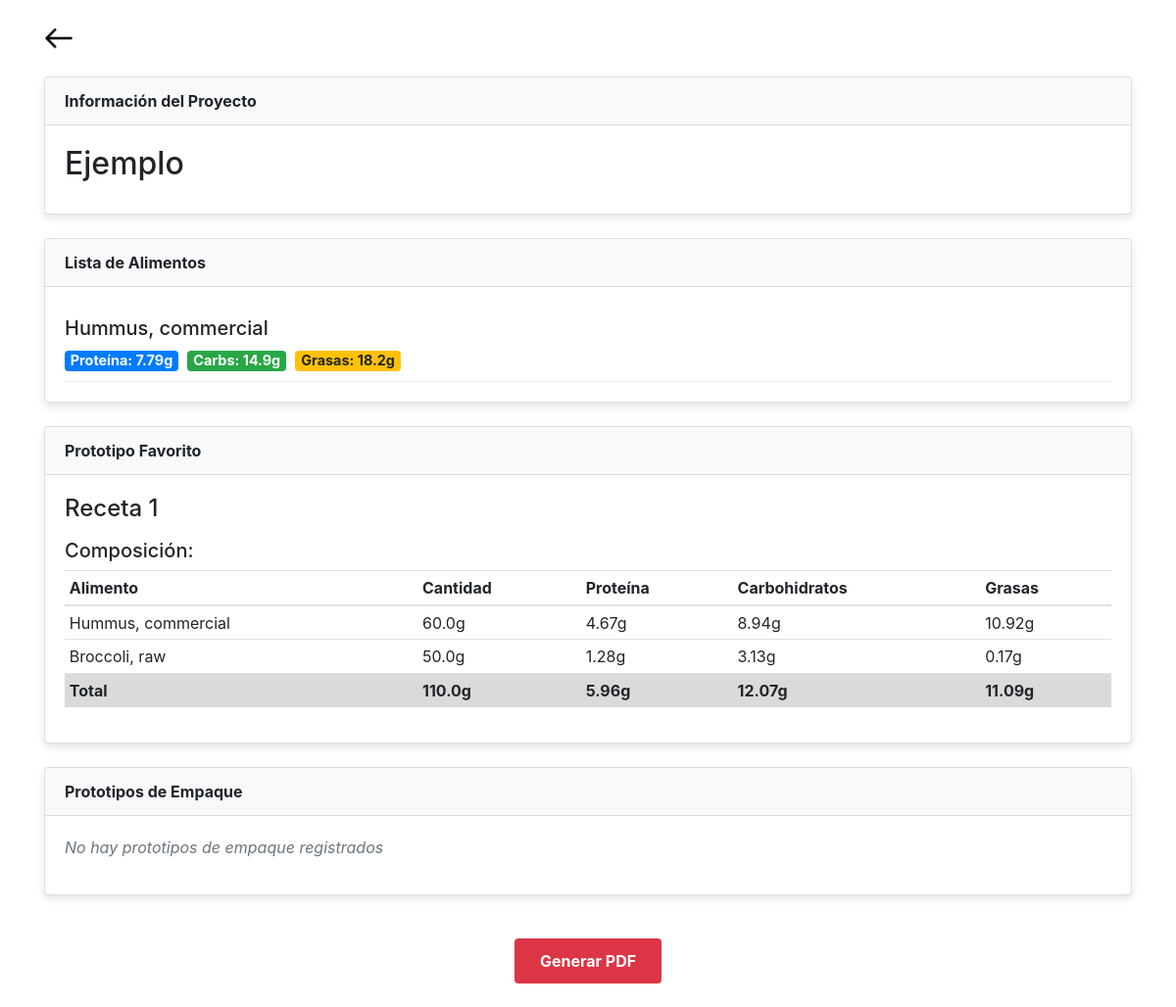
/funciones/resumen/?id=1 (signed in), run on the app's committed database.
### modelo/models.py (models this page shows, shortened)
class BaseModel(Base):
    __abstract__ = True
    __allow_unmapped__ = True

class Project(BaseModel):
    __tablename__ = 'projects'
    id = Column(Integer, primary_key=True)
    idea_inicial = Column(String)
    requisitos_iniciales = Column(String)
    claves_iniciales = Column(String)
    empatizar1 = Column(String, default="")  # Entrevistas 10 usuarios
    empatizar2 = Column(String, default="")  # Visitar 10 lugares
    name = Column(String)
    description = Column(String)
    responsable = Column(String)
    start_date = Column(Date)
    end_date = Column(Date)
    status = Column(String)
    user_name = Column(Integer, ForeignKey('users.name'))
    user = relationship("User", back_populates="projects")
    phases = relationship("Phase", back_populates="project")
    simulacion_produccion = relationship("SimulacionProduccion", back_populates="project",  cascade="all, delete-orphan", uselist=False)
    prototypes: Mapped[List["Prototype"]] = relationship(back_populates="project")
    empaques: Mapped[List["Empaque"]] = relationship(back_populates="project")
    evaluaciones_avances: Mapped[List["EvaluacionAvance"]] = relationship(back_populates="project")
    tests_sensoriales: Mapped[List["Test_Sensorial"]] = relationship(back_populates="project")
    foods = relationship("Food", secondary="food_projects", back_populates="projects",cascade="all, delete")

class Food(BaseModel):
    __tablename__ = 'foods'
    id = Column(Integer, primary_key=True, autoincrement=True)
    number = Column(Integer, nullable=False, default=-1)  # Número identificador del alimento
    food_description = Column(String)
    grams = Column(Float, nullable=False, default=0.0)
    precio = Column(Float, nullable=False, default=0.0)  # Precio en dolares
    energy_kcal = Column(Float, nullable=False, default=0.0)  # Energía en kilocalorías
    projects = relationship("Project", secondary="food_projects", back_populates="foods")
    protein = Column(Float, nullable=False, default=0.0)  # Proteína en gramos
    carbohydrates = Column(Float, nullable=False, default=0.0)  # Carbohidratos en gramos
    sugars = Column(Float, nullable=False, default=0.0)  # Azúcares totales en gramos
    fiber = Column(Float, nullable=False, default=0.0)  # Fibra dietética total en gramos
    total_fat = Column(Float, nullable=False, default=0.0)  # Grasa total en gramos
    saturated_fat = Column(Float, nullable=False, default=0.0)  # Ácidos grasos saturados en gramos
    monounsaturated_fat = Column(Float, nullable=False, default=0.0)  # Ácidos grasos monoinsaturados en gramos
    polyunsaturated_fat = Column(Float, nullable=False, default=0.0)  # Ácidos grasos poliinsaturados en gramos
    cholesterol = Column(Float, nullable=False, default=0.0)  # Colesterol en miligramos
    sodium = Column(Float, nullable=False, default=0.0)  # Sodio en miligramos
    water = Column(Float, nullable=False, default=0.0)  # Agua en gramos
    potassium = Column(Float, nullable=False, default=0.0)  # Potasio en miligramos
    calcium = Column(Float, nullable=False, default=0.0)  # Calcio en miligramos
    iron = Column(Float, nullable=False, default=0.0)  # Calcio en miligramos

class Prototype(BaseModel):
    __tablename__ = 'prototypes'
    id = Column(Integer, primary_key=True)
    name = Column(String)
    version = Column(String)
    complexity = Column(String)
    composition = Column(String)
    cost = Column(Float)
    validation = Column(String)
    peso_inicial = Column(Float, nullable=False, default=0.0)  # Precio en dolares
    peso_final = Column(Float, nullable=False, default=0.0)  # Precio en dolares
    is_favourite = Column(Boolean, default=False)
    project_id: Mapped[int] = mapped_column(ForeignKey("projects.id"))
    project: Mapped["Project"] = relationship(back_populates="prototypes")
    food_prototypes = relationship('FoodPrototype', back_populates='prototype', cascade='all, delete-orphan')

class FoodPrototype(BaseModel):
    __tablename__ = 'food_prototypes'
    id = Column(Integer, primary_key=True)
    food_id = Column('food_id', Integer, ForeignKey('foods.id', ondelete="CASCADE"))
    prototype_id = Column('prototype_id', Integer, ForeignKey('prototypes.id', ondelete="CASCADE"))
    cantidad = Column(Float, nullable=False, default=0)
    food_description = Column(String)
    prototype = relationship('Prototype', back_populates='food_prototypes')
    food = relationship("Food")

### aplicacion/funciones/resumen.py (the view)
@resumen_bp.route('/', methods=["POST", "GET"])
@login_required
def a():
    projectID = request.args.get('id')
    if(projectID):
        session['project_id'] = projectID
    project = Session.query(Project).filter(Project.id == session['project_id']).first()
    comidas=""
    for p in project.foods:
       comidas+= "\t"+ p.food_description + "\n"
    resumen=""
    if project.name:
        resumen+="Nombre: "+ project.name
    if project.description:
        resumen+= "\n Decripción: " + project.description+ "\n Ingredientes: \n"+comidas
    if project.prototypes:
        for pro in project.prototypes:
            if pro.is_favourite==True:
                if pro.name:
                    resumen+="\n Prototipo Favorito: " + pro.name
                for i in pro.food_prototypes:
                    resumen+= "\t"+ i.food_description + "cantidad: "+ str(i.cantidad) + "\n"
    for p in project.prototypes:
        if p.is_favourite == True:
            return render_template("funciones/resumen.html", project = project, favorite_prototype=p)
    return render_template("funciones/resumen.html", project = project)

### app.py (called while the page is built)
@login_manager.user_loader
def load_user(user_id):
    user = Session.query(User).filter_by(id=user_id).first()
    return user

### aplicacion/templates/funciones/resumen.html (shortened to what this page needs)
<!DOCTYPE html>
<html lang="es">
<head>
    <link href="https://stackpath.bootstrapcdn.com/bootstrap/4.5.2/css/bootstrap.min.css" rel="stylesheet">
</head>
<body>
    <div class="container py-4">
        <div class="row mb-4">
            <div class="col-1">
                <a href="/funciones" class="border-0 bg-transparent">
                    <img src="{{ url_for('static', filename='img/back-icon.png') }}" alt="Volver" style="width: 30px; height: 30px;">
                </a>
            </div>
        </div>
        <div class="card mb-4">
            <div class="card-header">Información del Proyecto</div>
            <div class="card-body">
                {% if project and project.name %}
                    <h2 class="card-title">{{ project.name }}</h2>
                {% else %}
                    <p class="empty-state">No hay nombre de proyecto definido</p>
                {% endif %}
            </div>
        </div>
        <div class="card mb-4">
            <div class="card-header">Lista de Alimentos</div>
            <div class="card-body">
                {% if project.foods %}
                    <div class="list-group">
                        {% for food in project.foods %}
                            <div class="food-item">
                                <h5>{{ food.food_description }}</h5>
                                <div>
                                    <span class="badge badge-primary nutrient-badge">Proteína: {{ food.protein }}g</span>
                                    <span class="badge badge-success nutrient-badge">Carbs: {{ food.carbohydrates }}g</span>
                                    <span class="badge badge-warning nutrient-badge">Grasas: {{ food.total_fat }}g</span>
                                </div>
                            </div>
                        {% endfor %}
                    </div>
                {% else %}
                    <p class="empty-state">No se han agregado alimentos al proyecto</p>
                {% endif %}
            </div>
        </div>
        <div class="card mb-4">
            <div class="card-header">Prototipo Favorito</div>
            <div class="card-body">
                {% if favorite_prototype %}
                    <h4>{{ favorite_prototype.name }}</h4>
                    <h5 class="mt-3">Composición:</h5>
                    <table class="table table-sm">
                        <thead>
                            <tr>
                                <th>Alimento</th>
                                <th>Cantidad</th>
                                <th>Proteína</th>
                                <th>Carbohidratos</th>
                                <th>Grasas</th>
                            </tr>
                        </thead>
                        {% set totals = {'quantity': 0, 'protein': 0, 'carbs': 0, 'fats': 0} %}
                    <tbody>
                        {% for item in favorite_prototype.food_prototypes %}
                            {% set protein_real = (item.food.protein * item.cantidad) / 100 %}
                            {% set carbs_real = (item.food.carbohydrates * item.cantidad) / 100 %}
                            {% set fats_real = (item.food.total_fat * item.cantidad) / 100 %}
                            <tr>
                                <td>{{ item.food_description }}</td>
                                <td>{{ item.cantidad }}g</td>
                                <td>{{ protein_real | round(2) }}g</td>
                                <td>{{ carbs_real | round(2) }}g</td>
                                <td>{{ fats_real | round(2) }}g</td>
                            </tr>
                        {% endfor %}
                    </tbody>
                    <tfoot>
                        <tr class="table-active">
                            <th>Total</th>
                            <th>{{ totals.quantity }}g</th>
                            <th>{{ totals.protein | round(2) }}g</th>
                            <th>{{ totals.carbs | round(2) }}g</th>
                            <th>{{ totals.fats | round(2) }}g</th>
                        </tr>
                    </tfoot>
                    </table>
                {% else %}
                    <p class="empty-state">No se ha seleccionado un prototipo favorito</p>
                {% endif %}
            </div>
        </div>
        <div class="card mb-4">
            <div class="card-header">Prototipos de Empaque</div>
            <div class="card-body">
                {% if packaging_prototypes and packaging_prototypes|length > 0 %}
                    <div class="row">
                        {% for packaging in packaging_prototypes %}
                            <div class="col-md-4 mb-3">
                                <div class="card">
                                    {% if packaging.image_url %}
                                        <img src="{{ packaging.image_url }}" class="card-img-top packaging-img" alt="Prototipo de empaque">
                                    {% else %}
                                        <div class="text-center py-4 empty-state">Sin imagen</div>
                                    {% endif %}
                                    <div class="card-body">
                                        <h5 class="card-title">
                                            {% if packaging.name %}
                                                {{ packaging.name }}
                                            {% else %}
                                                Prototipo {{ loop.index }}
                                            {% endif %}
                                        </h5>
                                        {% if packaging.description %}
                                            <p class="card-text">{{ packaging.description }}</p>
                                        {% endif %}
                                    </div>
                                </div>
                            </div>
                        {% endfor %}
                    </div>
                {% else %}
                    <p class="empty-state">No hay prototipos de empaque registrados</p>
                {% endif %}
            </div>
        </div>
        <div class="text-center">
            <form action="/funciones/resumen/pdf" method="post">
                <button type="submit" class="btn btn-generate-pdf">Generar PDF</button>
            </form>
        </div>
    </div>
</body>
</html>

### aplicacion/templates/funciones/resumen.html (style rules this page uses)
.card { margin-bottom: 20px; box-shadow: 0 4px 8px rgba(0,0,0,0.1); }
.card-header { background-color: #f8f9fa; font-weight: bold; }
.nutrient-badge { font-size: 0.9rem; margin-right: 5px; }
.food-item { border-bottom: 1px solid #eee; padding: 10px 0; }
.btn-generate-pdf { background-color: #dc3545; color: white; padding: 10px 25px; font-weight: bold; margin-top: 20px; }
.empty-state { color: #6c757d; font-style: italic; }

### data on the page
Project: name "Ejemplo"
Food: food_description "Hummus, commercial", protein "7.79", carbohydrates "14.9", total_fat "18.2"
Prototype: name "Receta 1"
FoodPrototype: food_description "Hummus, commercial", cantidad "60.0", protein_real "4.67", carbs_real "8.94", fats_real "10.92"
FoodPrototype: food_description "Broccoli, raw", cantidad "50.0", protein_real "1.28", carbs_real "3.13", fats_real "0.17"

### other printed values
{{ totals.quantity }} "110.0"
{{ totals.protein | round(2) }} "5.96"
{{ totals.carbs | round(2) }} "12.07"
{{ totals.fats | round(2) }} "11.09"
